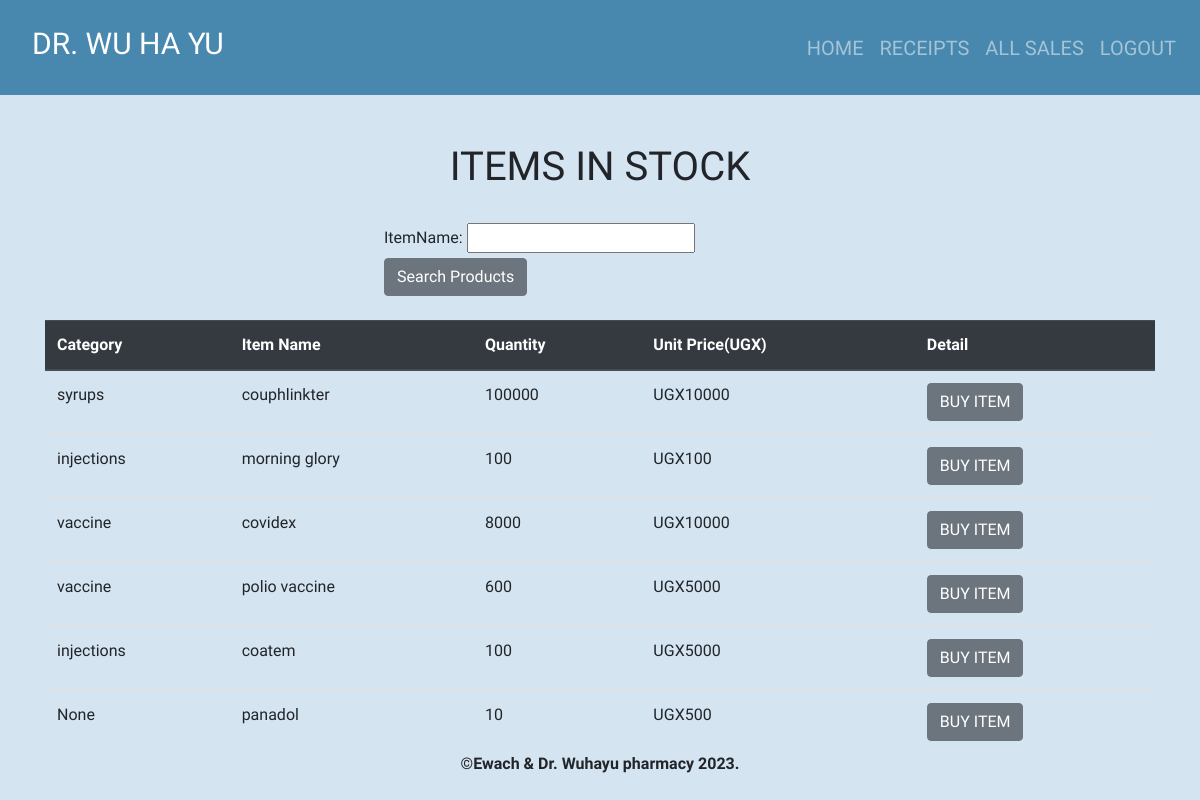
Page /index/ (signed in) on the earlier database version.
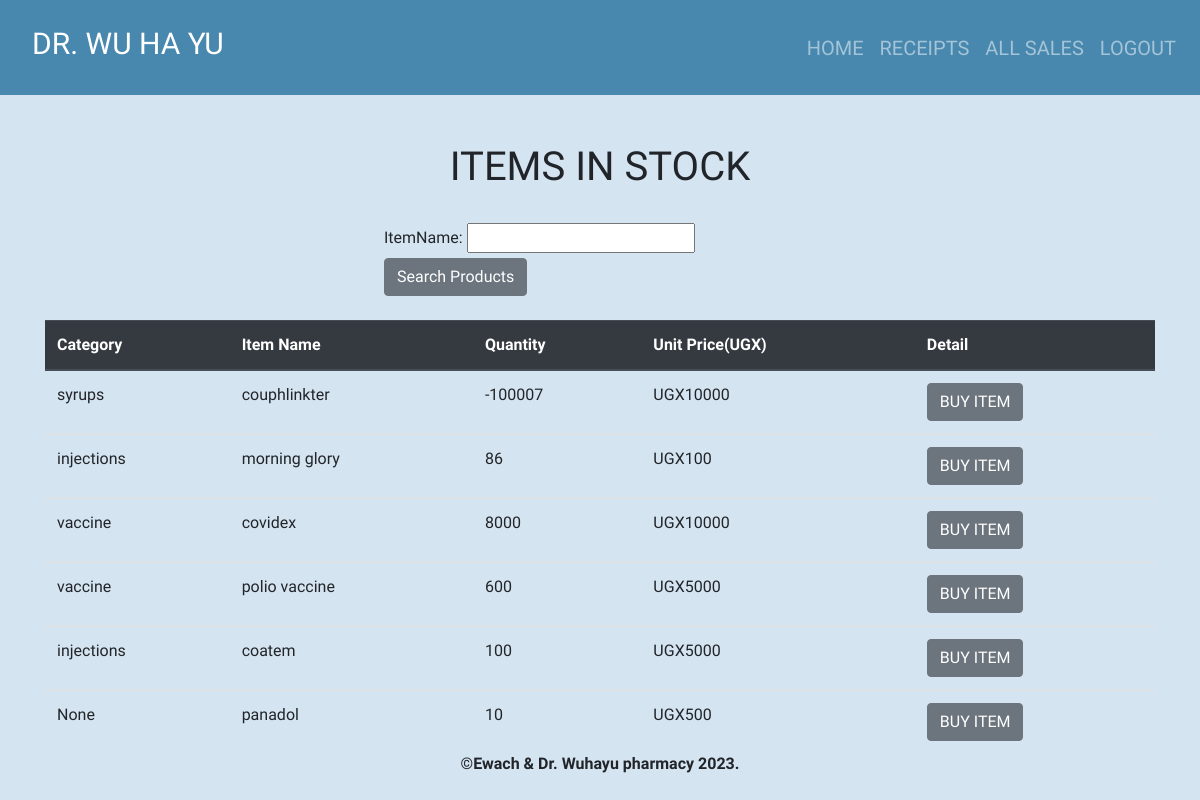
Same page on the later database version.
### pharmacy/models.py (models this page shows, shortened)
class Product(models.Model):
    categoryName= models.ForeignKey(Stock_Category,on_delete=models.CASCADE,null=True, blank= True)
    itemName=models.CharField(max_length=50, null=True, blank=True)
    totalQuantity= models.IntegerField(default=0, null=True, blank=True)
    issuedQuantity=models.IntegerField(default=0, null=True, blank=True)
    receivedQuantity=models.IntegerField(default=0, null=True, blank=True)
    unitPrice= models.IntegerField(default=0, null=True, blank=True)
    manufacturer= models.CharField(max_length=50, null=True, blank=True)
    brand= models.CharField(max_length=50, null=True, blank=True)

class Stock_Category(models.Model):
    name = models.CharField(max_length=50, null=True, blank=True)
    def __str__(self) :
        return self.name

### pharmacy/views.py (the view)
# urls.py: path('index/', views.index, name = 'index'),
@login_required
def index(request):
    products= Product.objects.all().order_by('-id')
    product_filters = Product_filter(request.GET,queryset=products)
    products= product_filters.qs
    return render(request, 'products/index.html',{'products':products,'product_filters':product_filters})

### templates/products/index.html
{% extends 'products/base.html'%} {% block content%}
<br></br>
<div class = "container">
  <h1 class= "text-center">ITEMS IN STOCK</h1>
  <br>
  <div class = "container">
    <form action = "" method = "GET">
      {{product_filters.form}}
      <input
      type = "submit"
      value = "Search Products"
      class="btn btn-secondary btn"/>
    </form>
  </div>
  <br>
  <table class="table">
    <thead class="thead-dark">
      <tr>
        <th scope="col">Category</th>
        <th scope="col">Item Name</th>
        <th scope="col">Quantity</th>
        <th scope="col">Unit Price(UGX)</th>
        <th scope = "col">Detail</th>
      </tr>
    </thead>
    {% for product in products%}
    <tbody>
      <tr>
        <td>{{product.categoryName}}</td>
        <td>{{product.itemName}}</td>
        <td>{{product.totalQuantity}}</td>
        <td>UGX{{product.unitPrice}}</td>
        <td><a href="{% url 'product_detail' product.id %}"
              ><input
                type="submit"
                value="BUY ITEM"
                class="btn btn-secondary btn"
                type="button"
            /></a></td>
      </tr>
    </tbody>
    {% endfor %}
  </table>
</div>
{% endblock%}

Differences in the rows shown:
changed Product "couphlinkter": totalQuantity "100000" → "-100007"
changed Product "morning glory": totalQuantity "100" → "86"
